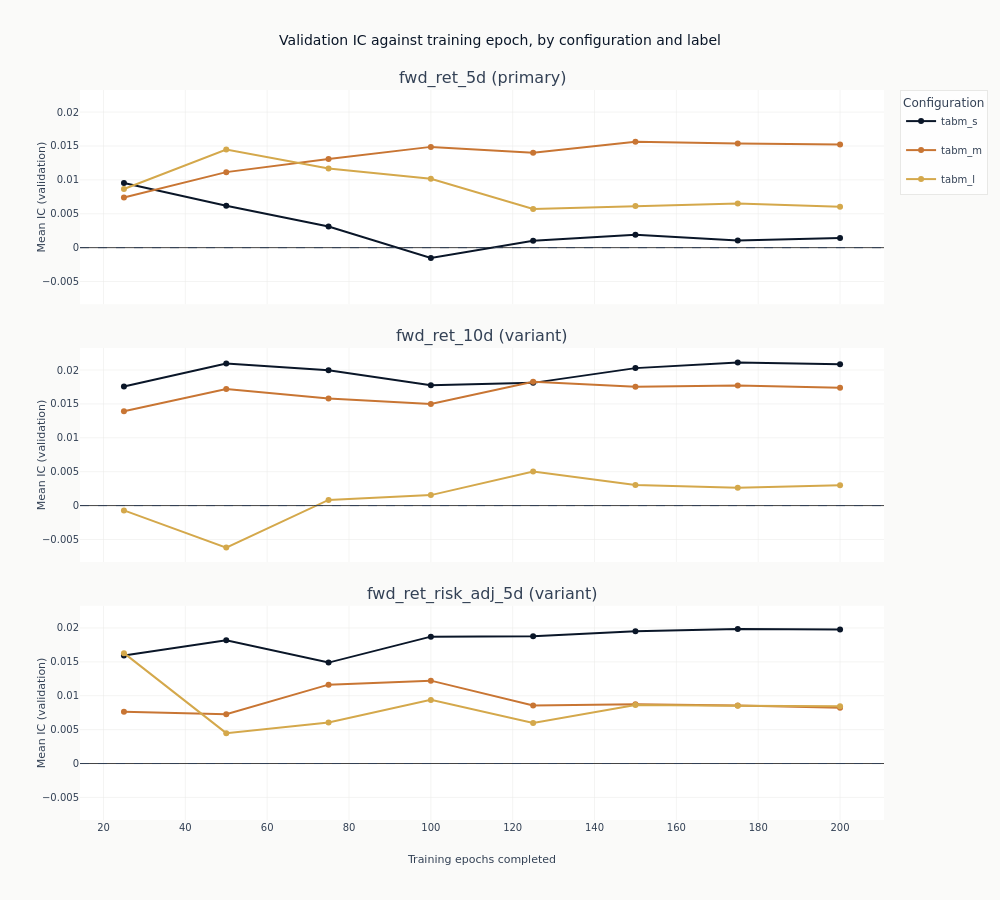

The notebook cell saved with this chart:
### Markdown cell above
### What more training does

Each line traces one configuration's out-of-sample IC as epochs are added to it, in its own
label's panel. This is the figure the checkpoint dimension exists to produce, and it separates two
things a single end-of-training number cannot.

A line that rises and then falls has an interior optimum: the network was still learning, then
began fitting the training window at the expense of the validation folds. A line that wanders
around zero without trend never had anything to learn in the first place, and its highest point is
wherever the noise happened to peak. Both produce a respectable-looking maximum, which is why the
maximum is not what a configuration is judged on.

The panels share one vertical scale. Stacking them is what makes the labels comparable, and
rescaling each to fill its own row would make three different spreads look alike.

### Code cell
curves = catalog.filter("full_coverage").sort("label", "config_name", "checkpoint_value")
charted = set(curves.get_column("config_name"))
# Menu order, which is the order the frame in section 1 showed and the order the presets step
# capacity in. Sorting on the formatted parameter string instead would order 128 before 64.
config_order = [
    name
    for name in configs.get_column("config_name").unique(maintain_order=True)
    if name in charted
]
# One colour per configuration, so the same configuration keeps its colour in both figures. A
# fourth configuration needs a fourth colour rather than a wrapped palette that would give two of
# them the same swatch and make them read as one.
line_colors = [COLORS["blue"], COLORS["copper"], COLORS["amber"], COLORS["positive"]]
if len(config_order) > len(line_colors):
    raise ValueError(
        f"{len(config_order)} configurations against {len(line_colors)} distinct line colours; "
        "add colours rather than letting two configurations share one"
    )
color_of = dict(zip(config_order, line_colors, strict=False))

fig_curves = make_subplots(
    rows=len(panel_labels),
    cols=1,
    shared_xaxes=True,
    vertical_spacing=0.06,
    subplot_titles=[
        f"{label} ({'primary' if label == primary else 'variant'})" for label in panel_labels
    ],
)
for row, label in enumerate(panel_labels, start=1):
    panel = curves.filter(pl.col("label") == label)
    for config_name in config_order:
        series = panel.filter(pl.col("config_name") == config_name).sort("checkpoint_value")
        if not series.height:
            continue
        fig_curves.add_trace(
            go.Scatter(
                x=series.get_column("checkpoint_value").to_list(),
                y=series.get_column("ic_mean").to_list(),
                mode="lines+markers",
                name=config_name,
                legendgroup=config_name,
                showlegend=row == 1,
                line=dict(color=color_of[config_name], width=2),
                marker=dict(size=6, color=color_of[config_name]),
            ),
            row=row,
            col=1,
        )
    fig_curves.add_hline(
        y=0, line_width=1, line_dash="dash", line_color=COLORS["neutral"], row=row, col=1
    )
    fig_curves.update_yaxes(title_text="Mean IC (validation)", row=row, col=1)
    # `shared_yaxes` matches axes across columns, so with one column it does nothing. Matching
    # every row to the first is what puts the labels on one vertical scale.
    if row > 1:
        fig_curves.update_yaxes(matches="y", row=row, col=1)
fig_curves.update_xaxes(title_text="Training epochs completed", row=len(panel_labels), col=1)
fig_curves.update_layout(
    title="Validation IC against training epoch, by configuration and label",
    height=300 * len(panel_labels),
    width=1000,
    margin=dict(t=90),
    legend=dict(title_text="Configuration"),
)
# The span of each panel and how many of its lines cross zero are facts about the frame, so the
# description reads them rather than asserting a shape the next run may not have.
panel_facts = {
    row["label"]: row
    for row in curves.group_by("label")
    .agg(
        lowest=pl.col("ic_mean").min(),
        highest=pl.col("ic_mean").max(),
        total=pl.col("config_name").n_unique(),
        below=pl.col("config_name").filter(pl.col("ic_mean") < 0).n_unique(),
    )
    .to_dicts()
}
panel_text = ". ".join(
    "The {} panel spans {:+.3f} to {:+.3f}, with {} of its {} lines dipping below zero at some "
    "checkpoint".format(
        label,
        panel_facts[label]["lowest"],
        panel_facts[label]["highest"],
        panel_facts[label]["below"],
        panel_facts[label]["total"],
    )
    for label in panel_labels
)
show_plotly_with_alt(
    fig_curves,
    "Line charts of mean validation information coefficient against the number of training epochs "
    "completed, one line per configuration in dark navy, copper and gold, with a marker at each "
    "saved checkpoint. One panel per label, sharing one vertical scale, each with a dashed zero "
    f"line. {panel_text}.",
)

### Figure 1 — Plotly figure (JSON) as saved in the notebook; plotly's stock layout.template omitted (floating-point values rounded to 4 significant figures)
{"data": [{"legendgroup": "tabm_s", "line": {"color": "#0a1628", "width": 2}, "marker": {"color": "#0a1628", "size": 6}, "mode": "lines+markers", "name": "tabm_s", "showlegend": true, "type": "scatter", "x": [25, 50, 75, 100, 125, 150, 175, 200], "xaxis": "x", "y": [0.00955, 0.006182, 0.003128, -0.001527, 0.001032, 0.001919, 0.001042, 0.001417], "yaxis": "y"}, {"legendgroup": "tabm_m", "line": {"color": "#C87533", "width": 2}, "marker": {"color": "#C87533", "size": 6}, "mode": "lines+markers", "name": "tabm_m", "showlegend": true, "type": "scatter", "x": [25, 50, 75, 100, 125, 150, 175, 200], "xaxis": "x", "y": [0.007393, 0.01114, 0.01308, 0.01487, 0.014, 0.01563, 0.01535, 0.01521], "yaxis": "y"}, {"legendgroup": "tabm_l", "line": {"color": "#D4A84B", "width": 2}, "marker": {"color": "#D4A84B", "size": 6}, "mode": "lines+markers", "name": "tabm_l", "showlegend": true, "type": "scatter", "x": [25, 50, 75, 100, 125, 150, 175, 200], "xaxis": "x", "y": [0.008648, 0.01449, 0.01168, 0.01016, 0.005703, 0.00613, 0.006503, 0.006029], "yaxis": "y"}, {"legendgroup": "tabm_s", "line": {"color": "#0a1628", "width": 2}, "marker": {"color": "#0a1628", "size": 6}, "mode": "lines+markers", "name": "tabm_s", "showlegend": false, "type": "scatter", "x": [25, 50, 75, 100, 125, 150, 175, 200], "xaxis": "x2", "y": [0.01757, 0.02097, 0.01997, 0.01776, 0.0181, 0.02028, 0.02113, 0.02087], "yaxis": "y2"}, {"legendgroup": "tabm_m", "line": {"color": "#C87533", "width": 2}, "marker": {"color": "#C87533", "size": 6}, "mode": "lines+markers", "name": "tabm_m", "showlegend": false, "type": "scatter", "x": [25, 50, 75, 100, 125, 150, 175, 200], "xaxis": "x2", "y": [0.01393, 0.01719, 0.0158, 0.015, 0.01827, 0.01753, 0.01773, 0.01739], "yaxis": "y2"}, {"legendgroup": "tabm_l", "line": {"color": "#D4A84B", "width": 2}, "marker": {"color": "#D4A84B", "size": 6}, "mode": "lines+markers", "name": "tabm_l", "showlegend": false, "type": "scatter", "x": [25, 50, 75, 100, 125, 150, 175, 200], "xaxis": "x2", "y": [-0.0007139, -0.0062, 0.0008356, 0.001544, 0.005031, 0.003026, 0.002612, 0.003015], "yaxis": "y2"}, {"legendgroup": "tabm_s", "line": {"color": "#0a1628", "width": 2}, "marker": {"color": "#0a1628", "size": 6}, "mode": "lines+markers", "name": "tabm_s", "showlegend": false, "type": "scatter", "x": [25, 50, 75, 100, 125, 150, 175, 200], "xaxis": "x3", "y": [0.01595, 0.01817, 0.01489, 0.01872, 0.01878, 0.0195, 0.01986, 0.01979], "yaxis": "y3"}, {"legendgroup": "tabm_m", "line": {"color": "#C87533", "width": 2}, "marker": {"color": "#C87533", "size": 6}, "mode": "lines+markers", "name": "tabm_m", "showlegend": false, "type": "scatter", "x": [25, 50, 75, 100, 125, 150, 175, 200], "xaxis": "x3", "y": [0.007654, 0.007271, 0.01164, 0.01223, 0.008557, 0.008745, 0.008548, 0.008233], "yaxis": "y3"}, {"legendgroup": "tabm_l", "line": {"color": "#D4A84B", "width": 2}, "marker": {"color": "#D4A84B", "size": 6}, "mode": "lines+markers", "name": "tabm_l", "showlegend": false, "type": "scatter", "x": [25, 50, 75, 100, 125, 150, 175, 200], "xaxis": "x3", "y": [0.01629, 0.004483, 0.006062, 0.009388, 0.005985, 0.008647, 0.008536, 0.008451], "yaxis": "y3"}], "layout": {"annotations": [{"font": {"size": 16}, "showarrow": false, "text": "fwd_ret_5d (primary)", "x": 0.5, "xanchor": "center", "xref": "paper", "y": 1.0, "yanchor": "bottom", "yref": "paper"}, {"font": {"size": 16}, "showarrow": false, "text": "fwd_ret_10d (variant)", "x": 0.5, "xanchor": "center", "xref": "paper", "y": 0.6467, "yanchor": "bottom", "yref": "paper"}, {"font": {"size": 16}, "showarrow": false, "text": "fwd_ret_risk_adj_5d (variant)", "x": 0.5, "xanchor": "center", "xref": "paper", "y": 0.2933, "yanchor": "bottom", "yref": "paper"}], "height": 900, "legend": {"title": {"text": "Configuration"}}, "margin": {"t": 90}, "shapes": [{"line": {"color": "#334155", "dash": "dash", "width": 1}, "type": "line", "x0": 0, "x1": 1, "xref": "x domain", "y0": 0, "y1": 0, "yref": "y"}, {"line": {"color": "#334155", "dash": "dash", "width": 1}, "type": "line", "x0": 0, "x1": 1, "xref": "x2 domain", "y0": 0, "y1": 0, "yref": "y2"}, {"line": {"color": "#334155", "dash": "dash", "width": 1}, "type": "line", "x0": 0, "x1": 1, "xref": "x3 domain", "y0": 0, "y1": 0, "yref": "y3"}], "title": {"text": "Validation IC against training epoch, by configuration and label"}, "width": 1000, "xaxis": {"anchor": "y", "domain": [0.0, 1.0], "matches": "x3", "showticklabels": false}, "xaxis2": {"anchor": "y2", "domain": [0.0, 1.0], "matches": "x3", "showticklabels": false}, "xaxis3": {"anchor": "y3", "domain": [0.0, 1.0], "title": {"text": "Training epochs completed"}}, "yaxis": {"anchor": "x", "domain": [0.7067, 1.0], "title": {"text": "Mean IC (validation)"}}, "yaxis2": {"anchor": "x2", "domain": [0.3533, 0.6467], "matches": "y", "title": {"text": "Mean IC (validation)"}}, "yaxis3": {"anchor": "x3", "domain": [0.0, 0.2933], "matches": "y", "title": {"text": "Mean IC (validation)"}}}}
